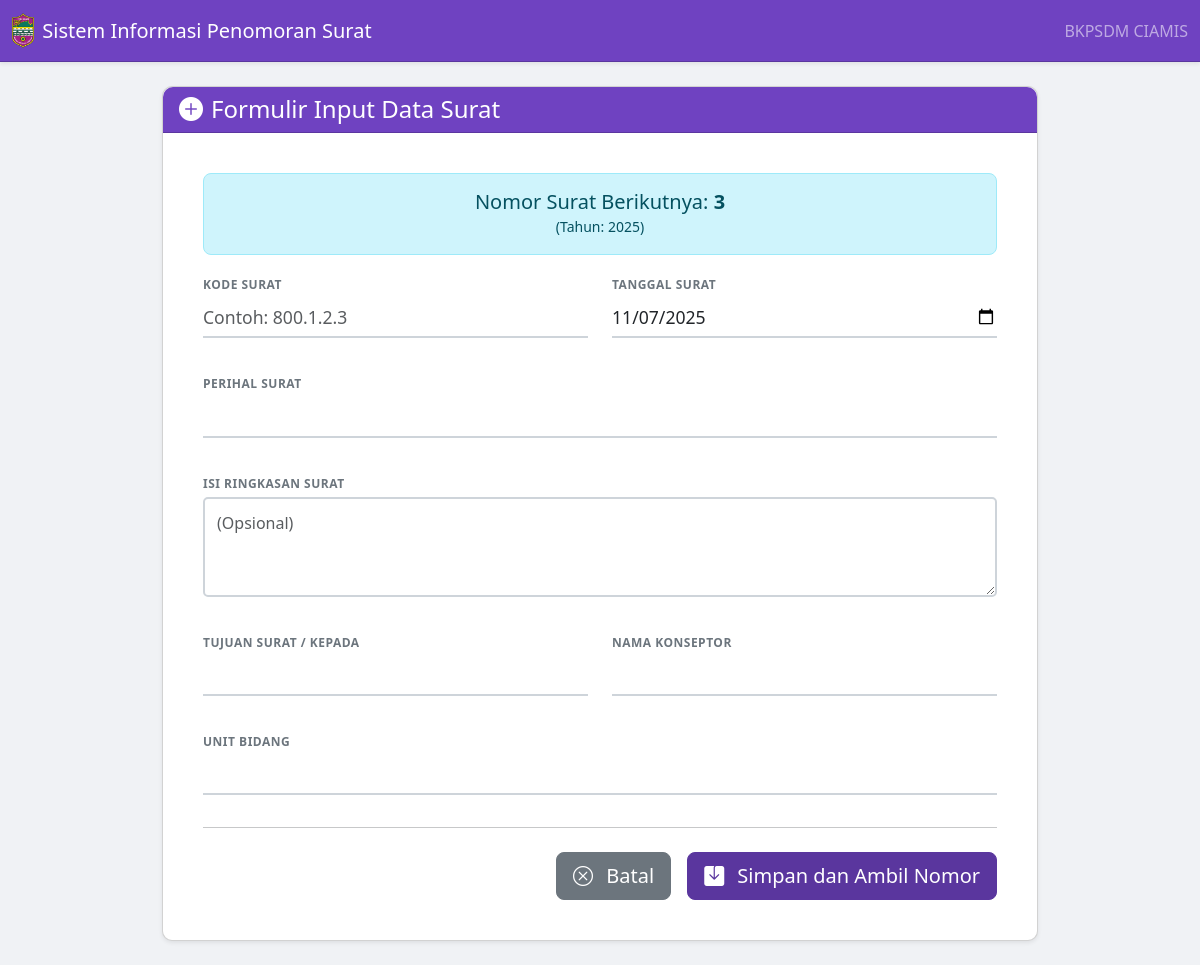
/form.php (signed in), run on an earlier commit of the app's database.
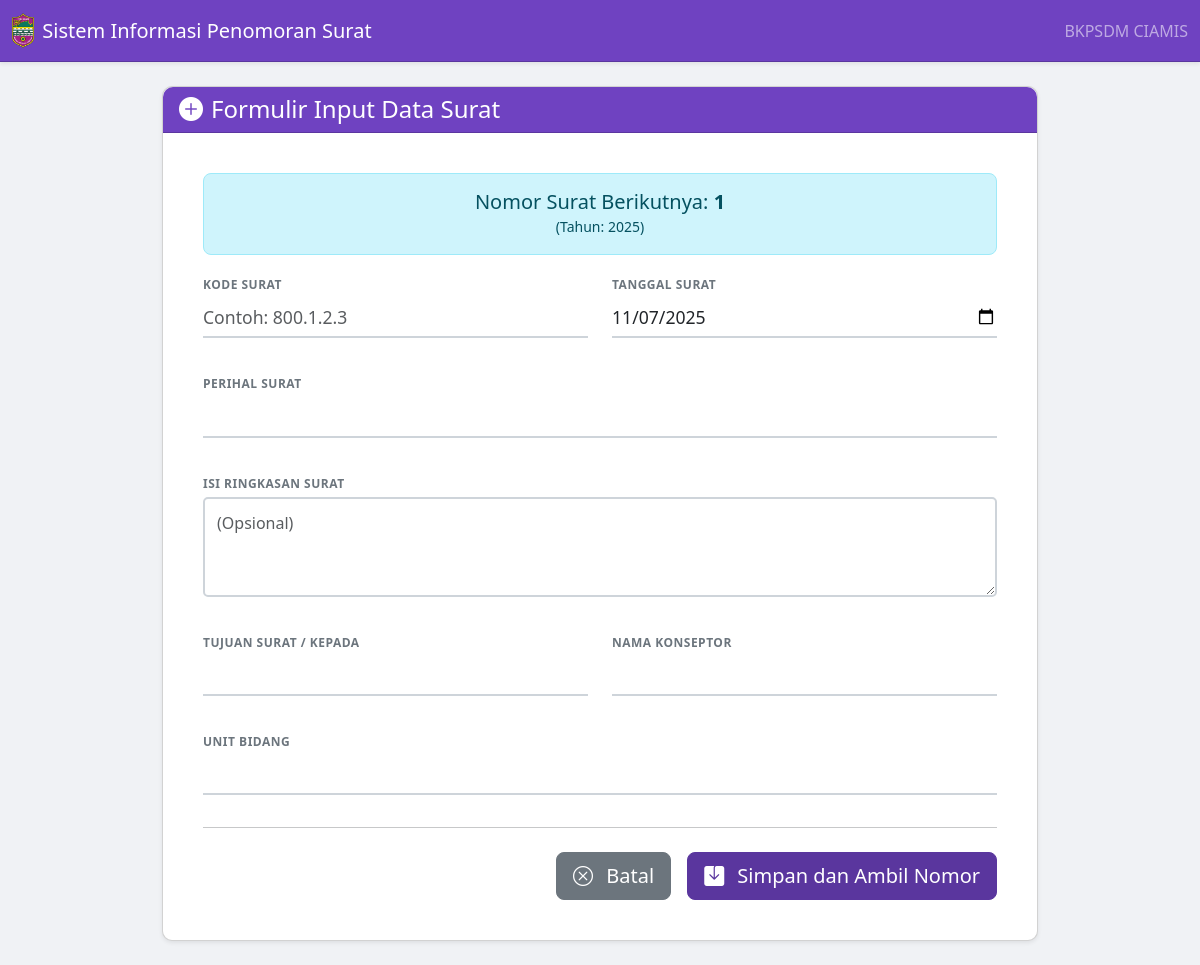
And on a later commit of the database.
### tables this page shows
CREATE TABLE `tb_counter` (
  `id` int(11) NOT NULL DEFAULT 1,
  `next_number` int(11) NOT NULL DEFAULT 1,
  `tahun` int(11) NOT NULL
);

### form.php (the view, shortened to what this page needs)
<?php
include 'core/koneksi.php';
$stmt_get = $koneksi->prepare("SELECT next_number, tahun FROM tb_counter WHERE id = 1");
$stmt_get->execute();
$result = $stmt_get->get_result();
$counter = $result->fetch_assoc();
$nomor_display = $counter['next_number'];
$tahun_display = $counter['tahun'];
?>
<!DOCTYPE html>
<html lang="id">
<head>
    <link href="https://cdn.jsdelivr.net/npm/bootstrap@5.3.3/dist/css/bootstrap.min.css" rel="stylesheet">
    <link rel="stylesheet" href="https://cdn.jsdelivr.net/npm/bootstrap-icons@1.11.3/font/bootstrap-icons.min.css">
    <link rel="stylesheet" href="assets/style.css">
</head>
<body>
    <nav class="navbar navbar-expand-lg navbar-dark shadow-sm">
      <div class="container-fluid">
        <a class="navbar-brand d-flex align-items-center" href="index.php">
            <img src="assets/logo-ciamis.png" alt="Logo BKPSDM Ciamis" class="navbar-logo me-2">
             Sistem Informasi Penomoran Surat
        </a>
        <span class="navbar-text d-none d-lg-block">
          BKPSDM CIAMIS
        </span>
      </div>
    </nav>
    <div class="container form-container-modern mt-4 mb-4">
        <div class="card shadow-sm" style="border-radius: 10px;">
            <div class="card-header" style="border-radius: 10px 10px 0 0;">
                <h4 class="mb-0 d-flex align-items-center">
                    <i class="bi bi-plus-circle-fill me-2"></i>
                    Formulir Input Data Surat
                </h4>
            </div>
            <div class="card-body">
                <div class="alert alert-info text-center" role="alert" style="border-radius: 8px;">
                    <h5 class="alert-heading mb-0">Nomor Surat Berikutnya: <strong><?php echo $nomor_display; ?></strong></h5>
                    <small>(Tahun: <?php echo $tahun_display; ?>)</small>
                </div>
                <form action="core/simpan.php" method="POST">
                    <div class="row">
                        <div class="col-md-6">
                            <div class="form-group-custom">
                                <label for="kode_surat" class="form-label">KODE SURAT</label>
                                <input type="text" class="form-control" id="kode_surat" name="kode_surat" placeholder="Contoh: 800.1.2.3" required>
                            </div>
                        </div>
                        <div class="col-md-6">
                            <div class="form-group-custom">
                                <label for="tanggal_surat" class="form-label">TANGGAL SURAT</label>
                                <input type="date" class="form-control" id="tanggal_surat" name="tanggal_surat" value="<?php echo date('Y-m-d'); ?>" required>
                            </div>
                        </div>
                    </div>
                    <div class="form-group-custom">
                        <label for="perihal_surat" class="form-label">PERIHAL SURAT</label>
                        <input type="text" class="form-control" id="perihal_surat" name="perihal_surat" required>
                    </div>
                    <div class="form-group-custom">
                        <label for="isi_ringkasan" class="form-label">ISI RINGKASAN SURAT</label>
                        <textarea class="form-control" id="isi_ringkasan" name="isi_ringkasan" rows="3" placeholder="(Opsional)"></textarea>
                    </div>
                    <div class="row">
                        <div class="col-md-6">
                            <div class="form-group-custom">
                                <label for="tujuan_surat" class="form-label">TUJUAN SURAT / KEPADA</label>
                                <input type="text" class="form-control" id="tujuan_surat" name="tujuan_surat" required>
                            </div>
                        </div>
                        <div class="col-md-6">
                            <div class="form-group-custom">
                                <label for="nama_konseptor" class="form-label">NAMA KONSEPTOR</label>
                                <input type="text" class="form-control" id="nama_konseptor" name="nama_konseptor" required>
                            </div>
                        </div>
                    </div>
                    <div class="form-group-custom">
                        <label for="unit_bidang" class="form-label">UNIT BIDANG</label>
                        <input type="text" class="form-control" id="unit_bidang" name="unit_bidang" required>
                    </div>
                    <hr class="my-4">
                    <div class="d-grid gap-2 d-md-flex justify-content-md-end">
                        <a href="index.php" class="btn btn-custom-secondary btn-lg me-md-2">
                            <i class="bi bi-x-circle me-2"></i> Batal
                        </a>
                        <button type="submit" class="btn btn-primary btn-lg">
                            <i class="bi bi-save-fill me-2"></i> Simpan dan Ambil Nomor
                        </button>
                    </div>
                </form>
            </div>
        </div>
    </div>
</body>
</html>

What changed in the data, as far as the page shows it:
changed tb_counter: next_number "3" → "1"
